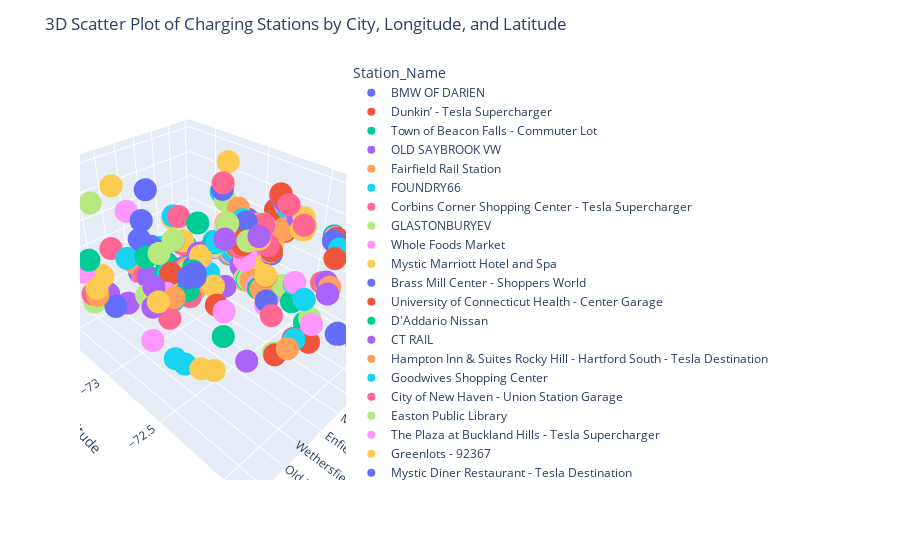

Notebook code for this chart:
### Code cell
# 3D plot showing the City, longitude and latitudes along with the station names.
import plotly.express as px

fig = px.scatter_3d(df, x='City', y='Longitude', z='Latitude', color='Station_Name')
fig.update_layout(title='3D Scatter Plot of Charging Stations by City, Longitude, and Latitude')
fig.show()


plt.savefig('3d_plot.png')
